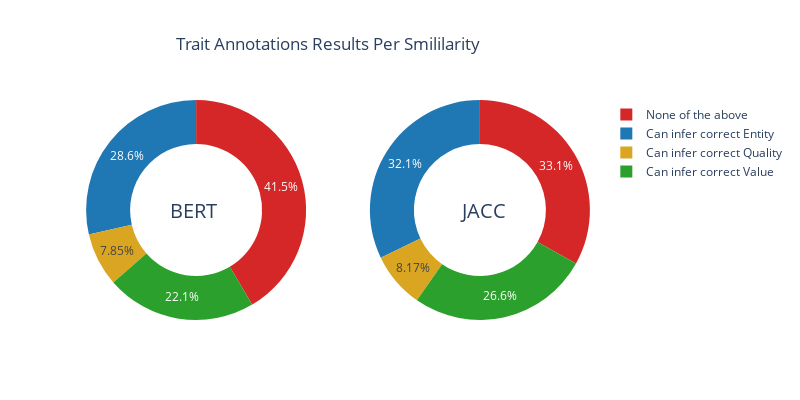

Notebook code for this chart:
### Code cell
# Create subplots: use 'domain' type for Pie subplot
fig = make_subplots(rows=1, cols=2, specs=[[{'type':'domain'}, {'type':'domain'}]])
fig.add_trace(go.Pie(labels=labels, 
                     values=df_plot.loc["Bert", labels].values,
                     name="Bert Similarity",
                     sort=False,
                     marker_colors=colors),
              1, 1)
fig.add_trace(go.Pie(labels=labels, 
                     values=df_plot.loc["Jacc", labels].values,
                     name="Jaccard Similarity",
                     sort=False,
                     marker_colors=colors),
              1, 2)

# Use `hole` to create a donut-like pie chart
fig.update_traces(hole=.6, hoverinfo="label+percent+name",)

fig.update_layout(
    title_text="Trait Annotations Results Per Smililarity", title_x=0.22,
    # Add annotations in the center of the donut pies.
    annotations=[dict(text='BERT', x=0.17, y=0.5, font_size=20, showarrow=False),
                 dict(text='JACC', x=0.83, y=0.5, font_size=20, showarrow=False)],
               #   legend={'traceorder':'normal'}
              #  margin = dict(t=0, l=0, r=0, b=0),
               width=800, height=400,
                 )
fig.show()


folder_figures = "../../../reports/figures/"
# file_name = "PxPlot_HTML_SurveysPerSimilarity.html"
# fig.write_html(F"{folder_figures}{file_name}")
file_name = "PxPlot_PDF_SurveysPerSimilarity.pdf"
fig.write_image(F"{folder_figures}{file_name}")

### Figure 1 — Plotly figure (JSON) as saved in the notebook; plotly's stock layout.template omitted (floating-point values rounded to 4 significant figures)
{"data": [{"domain": {"x": [0, 0.45], "y": [0, 1]}, "hole": 0.6, "hoverinfo": "label+percent+name", "labels": ["None of the above", "Can infer correct Entity", "Can infer correct Quality", "Can infer correct Value"], "marker": {"colors": ["#d62728", "#1f77b4", "goldenrod", "#2ca02c"]}, "name": "Bert Similarity", "sort": false, "type": "pie", "values": [280, 193, 53, 149]}, {"domain": {"x": [0.55, 1], "y": [0, 1]}, "hole": 0.6, "hoverinfo": "label+percent+name", "labels": ["None of the above", "Can infer correct Entity", "Can infer correct Quality", "Can infer correct Value"], "marker": {"colors": ["#d62728", "#1f77b4", "goldenrod", "#2ca02c"]}, "name": "Jaccard Similarity", "sort": false, "type": "pie", "values": [174, 169, 43, 140]}], "layout": {"annotations": [{"font": {"size": 20}, "showarrow": false, "text": "BERT", "x": 0.17, "y": 0.5}, {"font": {"size": 20}, "showarrow": false, "text": "JACC", "x": 0.83, "y": 0.5}], "height": 400, "title": {"text": "Trait Annotations Results Per Smililarity", "x": 0.22}, "width": 800}}
